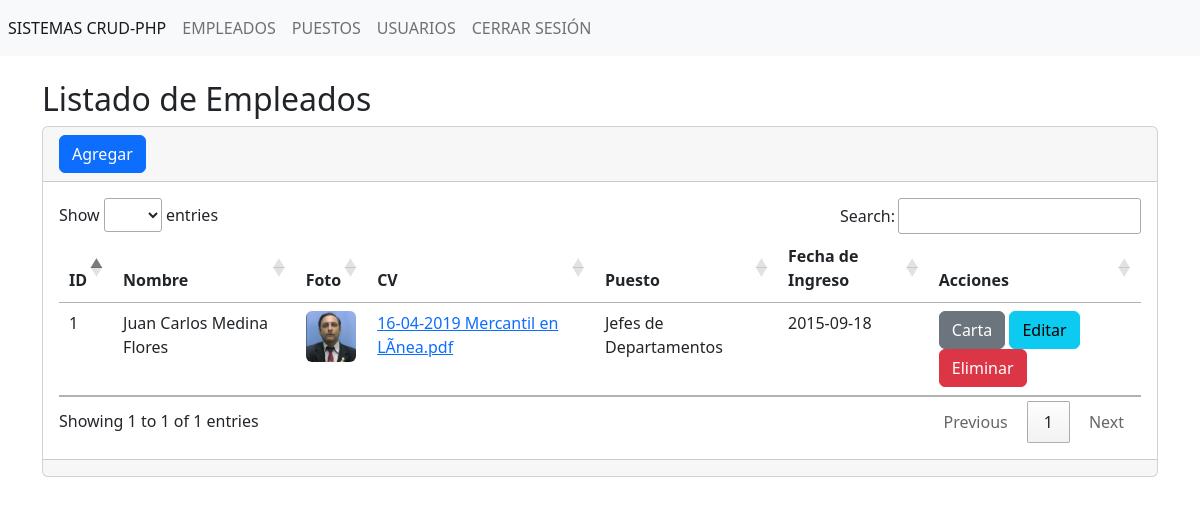
The app's page /secciones/empleados/index.php (signed in), older data.
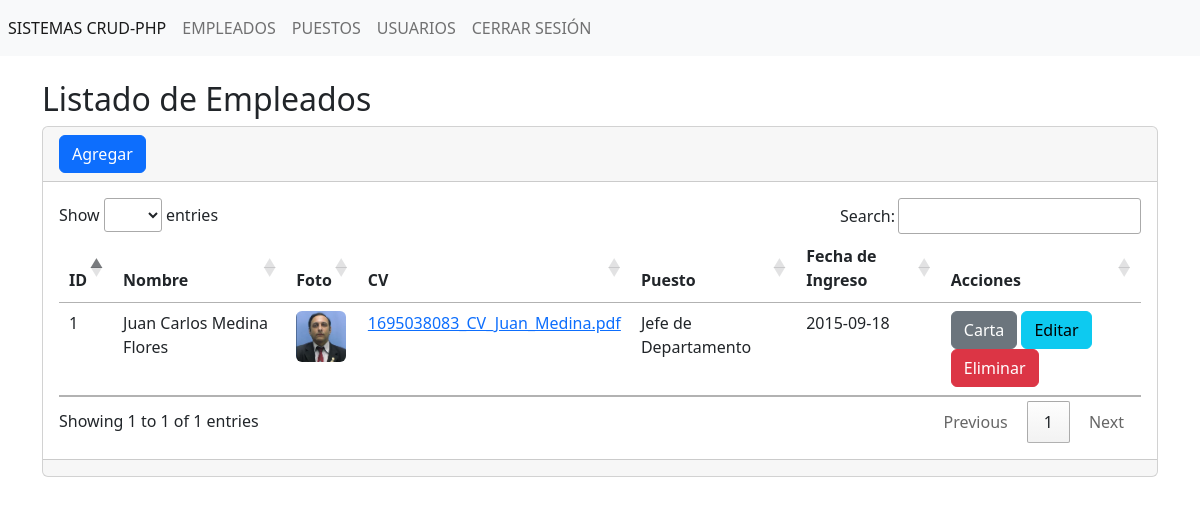
The same page, newer data.
### tables this page shows
CREATE TABLE IF NOT EXISTS `empleados` (
  `idEmpleado` INT AUTO_INCREMENT PRIMARY KEY,
  `primer_nombre` VARCHAR(50) NOT NULL,
  `segundo_nombre` VARCHAR(50) DEFAULT NULL,
  `primer_apellido` VARCHAR(50) NOT NULL,
  `segundo_apellido` VARCHAR(50) DEFAULT NULL,
  `foto` VARCHAR(255) DEFAULT NULL,
  `cv` VARCHAR(255) DEFAULT NULL,
  `idPuesto` INT NOT NULL,
  `fecha_ingreso` DATE NOT NULL,
  `creado_el` TIMESTAMP DEFAULT CURRENT_TIMESTAMP,
  CONSTRAINT `fk_empleados_puestos`
    FOREIGN KEY (`idPuesto`) 
    REFERENCES `puestos` (`idPuesto`) 
    ON DELETE RESTRICT 
    ON UPDATE CASCADE
);

### secciones/empleados/index.php (the view, shortened to what this page needs)
<?php
include('../../db.php');
$ruta_foto = '../../assets/img/fotos/';
$ruta_CV = '../../assets/pdf/';
$sentencia=$conexion->prepare("SELECT *, (SELECT puesto FROM puestos p where p.idPuesto = e.idPuesto) as puesto FROM empleados e");
$sentencia->execute();
$lista_empleados=$sentencia->fetchAll(PDO::FETCH_ASSOC);
?>
<?php  include_once('../../templates/header.php');  ?>
<h2>Listado de Empleados</h2>
<div class="card">
    <div class="card-header">
        <a name="btn" id="" class="btn btn-primary" href="crear.php" role="button">Agregar</a>
    </div>
    <div class="card-body">
        <div class="table-responsive-sm">
            <table class="table" id="tablaID">
                <thead>
                    <tr>
                        <th scope="col">ID</th>
                        <th scope="col">Nombre</th>
                        <th scope="col">Foto</th>
                        <th scope="col">CV</th>
                        <th scope="col">Puesto</th>
                        <th scope="col">Fecha de Ingreso</th>
                        <th scope="col">Acciones</th>
                    </tr>
                </thead>
                <tbody>
                    <?php foreach($lista_empleados as $empleados){ ?>
                    <tr class="">
                        <td scope="row"><?php echo $empleados['idEmpleado']; ?></td>
                        <td><?php echo $empleados['primer_nombre']; ?> <?php echo $empleados['segundo_nombre']; ?>
                            <?php echo $empleados['primer_apellido']; ?> <?php echo $empleados['segundo_apellido']; ?>
                        </td>
                        <td>
                            <img width="50" src="<?php echo $ruta_foto.$empleados['foto']; ?>" alt=""
                                class="img-fluid rounded">
                        </td>
                        <td><a href="<?php echo $ruta_CV . $empleados['cv']; ?>"
                                target="_blank"><?php echo $empleados['cv']; ?></a></td>
                        <td><?php echo $empleados['puesto']; ?></td>
                        <td><?php echo $empleados['fecha_ingreso']; ?></td>
                        <td>
                            <a name="btn" id="" class="btn btn-secondary"
                                href="carta.php?txtId=<?php echo $empleados['idEmpleado']; ?>" role="button">Carta</a>
                            <a name="btn" id="" class="btn btn-info"
                                href="editar.php?txtId=<?php echo $empleados['idEmpleado']; ?>" role="button">Editar</a>
                            <a name="btn" id="" class="btn btn-danger"
                                href="javascript:borrar(<?php echo $empleados['idEmpleado']; ?>)"
                                role="button">Eliminar</a>
                        </td>
                    </tr>
                    <?php } ?>
                </tbody>
            </table>
        </div>
    </div>
    <div class="card-footer text-muted">
    </div>
</div>
<?php  include_once('../../templates/footer.php');  ?>

Row changes from the older to the newer data that the page shows:
changed empleados "Juan": cv "16-04-2019 Mercantil en LÃ­nea.pdf" → "1695038083_CV_Juan_Medina.pdf"; puesto "Jefes de Departamentos" → "Jefe de Departamento"
